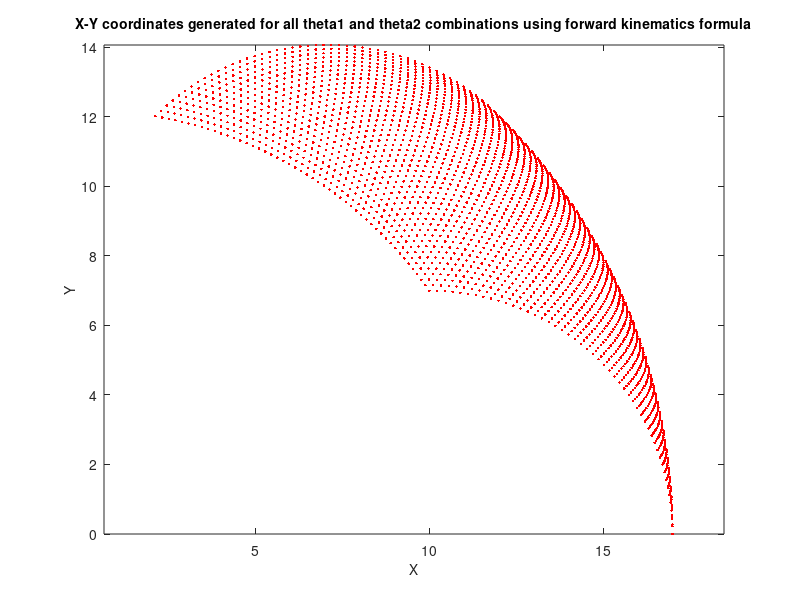

Source code (MATLAB): (Note: this script raises an error after producing the figure.)
% The following code snippet shows how data is generated for all
% combination of |theta1| and |theta2| values and saved into a matrix to be
% used as training data. The reason for saving the data in two matrices is
% explained in the following section.

l1 = 10; % length of first arm
l2 = 7; % length of second arm
l3 = 4;

nr_p = 50;

theta1 = linspace(0, pi/4, nr_p); % all possible theta1 values
theta2 = linspace(0, pi/2, nr_p); % all possible theta2 values
% theta3 = linspace(0, pi/4, nr_p); % all possible theta3 values

[THETA1,THETA2] = meshgrid(theta1,theta2);

% X = l1 * cos(THETA1) + l2 * cos(THETA1 + THETA2) + l3 * cos(THETA1 + THETA2 + THETA3); % compute x coordinates
% Y = l1 * sin(THETA1) + l2 * sin(THETA1 + THETA2) + l3 * sin(THETA1 + THETA2 + THETA3); % compute y coordinates

X = l1 * cos(THETA1) + l2 * cos(THETA1 + THETA2);
Y = l1 * sin(THETA1) + l2 * sin(THETA1 + THETA2);

data1 = [X(:) Y(:) THETA1(:)]; % create x-y-theta1 dataset
data2 = [X(:) Y(:) THETA2(:)]; % create x-y-theta2 dataset
% data3 = [X(:) Y(:) THETA3(:)]; % create x-y-theta3 dataset

train_data1 = data1(1:2:end,:);
train_data2 = data2(1:2:end,:);
% train_data3 = data3(1:2:end,:);
val_data1 = data1(2:2:end,:);
val_data2 = data2(2:2:end,:);
% val_data3 = data3(2:2:end,:);

%%
% The following plot shows all the X-Y data points generated by cycling
% through different combinations of |theta1| and |theta2| and deducing x
% and y coordinates for each. The plot can be generated by using the
% code-snippet shown below. The plot is illustrated further for easier
% understanding.
%
plot(X(:),Y(:),'r.'); 
axis equal;
xlabel('X','fontsize',10)
ylabel('Y','fontsize',10)
title('X-Y coordinates generated for all theta1 and theta2 combinations using forward kinematics formula','fontsize',10)
%
% <<../invkine_grid.png>>
%
%%
opt = anfisOptions;
opt.InitialFIS = 7;
opt.EpochNumber = 150;
epoch = 1:150;
opt.DisplayANFISInformation = 0;
opt.DisplayErrorValues = 0;
opt.DisplayStepSize = 0;
opt.DisplayFinalResults = 0;

%%
% Train an ANFIS system using the first set of training data, |data1|.
disp('--> Training first ANFIS network.')

opt.ValidationData = val_data1;

[anfis1,trnErr,ss,anfis12,chkErr] = anfis(train_data1,opt);

figure
plot(epoch,trnErr,'o',epoch,chkErr,'x')
hold on;
plot(epoch,[trnErr chkErr])
hold off;

%%
% Change the number of input membership functions and train an ANFIS system
% using the second set of training data, |data2|.
disp('--> Training second ANFIS network.')
opt.InitialFIS = 6;
opt.ValidationData = val_data2;

[anfis2,trnErr,ss,anfis22,chkErr] = anfis(train_data2,opt);

figure
plot(epoch,trnErr,'o',epoch,chkErr,'x')
hold on;
plot(epoch,[trnErr chkErr])
hold off;

%%
% Change the number of input membership functions and train an ANFIS system
% using the second set of training data, |data2|.
disp('--> Training third ANFIS network.')
opt.InitialFIS = 5;
opt.ValidationData = val_data3;

[anfis3,trnErr,ss,anfis32,chkErr] = anfis(train_data3,opt);

figure
plot(epoch,trnErr,'o',epoch,chkErr,'x')
hold on;
plot(epoch,[trnErr chkErr])
hold off;

%%
% <matlab:edit('traininv') Click here for unvectorized code>
%%
% extract validation data as set of XY
XY = val_data1(:,1:2);
THETA1P = evalfis(XY,anfis1); % theta1 predicted by anfis1
THETA2P = evalfis(XY,anfis2); % theta2 predicted by anfis2
% THETA3P = evalfis(XY,anfis3); % theta3 predicted by anfis3

%% calculate overall RMSE on angles
RMSE1 = sqrt(mean((THETA1P-val_data1(:,3)).^2))
RMSE2 = sqrt(mean((THETA2P-val_data2(:,3)).^2))
%RMSE2 = sqrt(mean((THETA3P-val_data3(:,3)).^2))

%% calculate overall RMSE on position
% Xp = l1 * cos(THETA1P) + l2 * cos(THETA1P + THETA2P) + l3 * cos(THETA1P + THETA2P + THETA3P); % compute x coordinates
% Yp = l1 * sin(THETA1P) + l2 * sin(THETA1P + THETA2P) + l3 * sin(THETA1P + THETA2P + THETA3P); % compute y coordinates

Xp = l1 * cos(THETA1P) + l2 * cos(THETA1P + THETA2P);
Yp = l1 * sin(THETA1P) + l2 * sin(THETA1P + THETA2P);

% euclidian distance
ed = sqrt((Xp-XY(:,1)).^2 + (Yp-XY(:,2)).^2);

% RMSE based on euclidian distance
RMSE = sqrt(mean(ed.^2))